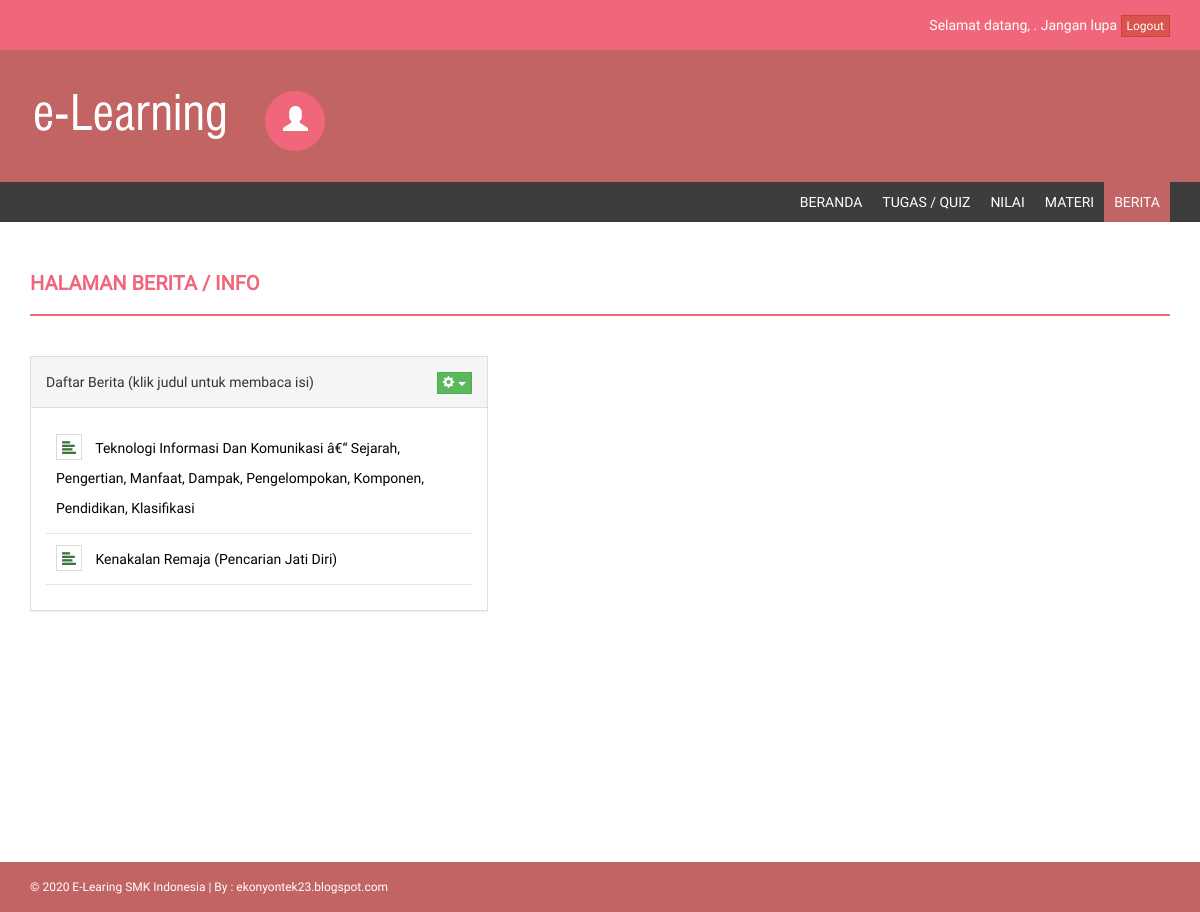
The app's page /?page=berita (signed in) with its own data.
### tables this page shows
CREATE TABLE `tb_berita` (
  `id_berita` int(11) NOT NULL,
  `judul` text NOT NULL,
  `isi` longtext NOT NULL,
  `tgl_posting` date NOT NULL,
  `penerbit` varchar(10) NOT NULL,
  `status` enum('aktif','tidak aktif') NOT NULL
);

### inc/berita.php (the view, shortened to what this page needs)
<div class="row">
    <div class="col-md-12">
        <h4 class="page-head-line">Halaman Berita / Info</h4>
    </div>
</div>
<div class="row">
    <div class="col-md-5">
        <div class="notice-board">
            <div class="panel panel-default">
                <div class="panel-heading">
                    Daftar Berita (klik judul untuk membaca isi)
                    <div class="pull-right" >
                        <div class="dropdown">
                          <button class="btn btn-success dropdown-toggle btn-xs" type="button" id="dropdownMenu1" data-toggle="dropdown" aria-expanded="true">
                            <span class="glyphicon glyphicon-cog"></span>
                            <span class="caret"></span>
                          </button>
                        </div>
                    </div>
                </div>
                <div class="panel-body">
                    <ul>
                        <?php
                        $sql_berita = mysqli_query($db, "SELECT * FROM tb_berita WHERE status = 'aktif' ORDER BY tgl_posting DESC LIMIT 0, 4") or die($db->error);
                        while($data_berita = mysqli_fetch_array($sql_berita)) { ?>
                          <li>
                              <?php
                              if(@$_GET['hal'] == 'daftar') { ?>
                                <a href="?hal=daftar&page=berita&action=detail&id_berita=<?php echo $data_berita['id_berita']; ?>">
                                <?php
                              } else { ?>
                                <a href="?page=berita&action=detail&id_berita=<?php echo $data_berita['id_berita']; ?>">
                                <?php
                              } ?>
                               <span class="glyphicon glyphicon-align-left text-success" ></span>
                                <?php echo $data_berita['judul']; ?> &nbsp;
                              </a>
                          </li>
                        <?php
                        } ?>
                    </ul>
                </div>
            </div>
        </div>
    </div>
</div>

### style/assets/css/style.css (style rules this page uses)
body { font-family: 'Roboto', sans-serif; line-height: 30px; }
.page-head-line { font-weight: 900; padding-bottom: 20px; border-bottom: 2px solid #F0677C; text-transform: uppercase; color: #F0677C; font-size: 20px; margin-bottom: 40px; }
.btn { border-radius: 0px; -webkit-border-radius: 0px; -moz-border-radius: 0px; }
.notice-board .panel { border-radius: 0px; -webkit-border-radius: 0px; -moz-border-radius: 0px; }
.notice-board ul { padding-left: 0px; list-style: none; }
.notice-board li { padding: 10px; border-bottom: 1px solid #E5E5E5; }
.notice-board li span { margin-right: 10px; border: 1px solid #DBDBDB; padding: 5px; }
.notice-board li a, li a:hover { text-decoration: none; color: #000; }

### records on screen
tb_berita: judul "Teknologi Informasi Dan Komunikasi â€“ Sejarah, Pengertian, Manfaat, Dampak, Pengelompokan, Komponen, Pendidikan, Klasifikasi"
tb_berita: judul "Kenakalan Remaja (Pencarian Jati Diri)"
